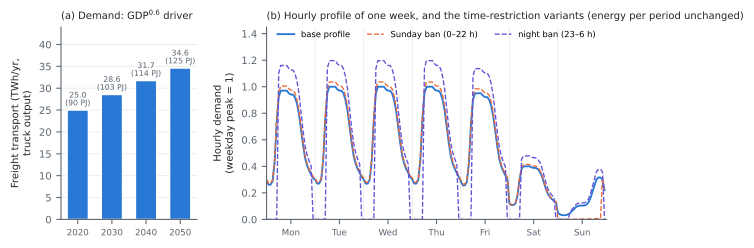

Reproduce this figure in Python.
"""Freight demand of the model (methodology figure): (a) the demand per period from the macroeconomic driver (90 PJ of
truck output in 2020, GDP with an elasticity of 0.6) and (b) the hourly profile of one week, with the two
time-restriction variants of the sensitivity analysis (Sunday ban, night ban). Read from the freight database.
Run from the package folder: python figures_document/Figure_freight_demand.py
"""
import os
import sys

import matplotlib.pyplot as plt
import pandas as pd

sys.path.insert(0, os.getcwd())
DB = os.path.join('input_databases', 'freight_nl', 'demand.xlsx')
INK, MUTED, GRID = '#1f2328', '#59636e', '#e6e8eb'
COL = {'freight_road': '#2a78d6', 'freight_sunday_ban': '#eb6834', 'freight_night_ban': '#6250d6'}
LAB = {'freight_road': 'base profile', 'freight_sunday_ban': 'Sunday ban (0–22 h)', 'freight_night_ban':
       'night ban (23–6 h)'}
plt.rcParams.update({'font.family': 'DejaVu Sans', 'font.size': 7.5, 'axes.spines.top': False,
                     'axes.spines.right': False, 'axes.edgecolor': MUTED, 'xtick.color': MUTED, 'ytick.color': MUTED,
                     'axes.labelcolor': INK})

dem = pd.read_excel(DB, 'demands').set_index('Demand').loc['freight_road']
drv = pd.read_excel(DB, 'drivers').set_index('driver').loc[dem['Driver']]
years = [2020, 2030, 2040, 2050]
twh = {y: dem['Start_value'] * (drv[y] / drv[2020]) ** dem['Exponent'] / 1e6 for y in years}
prof = pd.read_excel(DB, 'freight_profiles').set_index('time')

fig, (a1, a2) = plt.subplots(1, 2, figsize=(6.5, 2.6), gridspec_kw={'width_ratios': [0.8, 2.0]})
a1.bar(range(len(years)), [twh[y] for y in years], 0.62, color='#2a78d6', edgecolor='white')
for i, y in enumerate(years):
    a1.text(i, twh[y] + 0.6, f'{twh[y]:.1f}\n({twh[y] * 3.6:.0f} PJ)', ha='center', va='bottom', fontsize=5.8,
            color=MUTED, linespacing=1.1)
a1.set_xticks(range(len(years)), [str(y) for y in years], fontsize=6.5)
a1.set_ylim(0, 44)
a1.set_ylabel('Freight transport (TWh/yr,\ntruck output)')
a1.set_title(f'(a) Demand: GDP$^{{{dem["Exponent"]:g}}}$ driver', fontsize=7.5, loc='left', color=INK)
a1.grid(axis='y', color=GRID, lw=0.6)
a1.set_axisbelow(True)

week = prof.loc['2019-10-07':'2019-10-13 23:00']                  # an ordinary week (Monday to Sunday)
peak = week['freight_road'].max()
for c in ('freight_road', 'freight_sunday_ban', 'freight_night_ban'):
    a2.plot(range(len(week)), week[c] / peak, color=COL[c], lw=1.4 if c == 'freight_road' else 1.0,
            ls='-' if c == 'freight_road' else '--', label=LAB[c])
a2.set_xticks([12 + 24 * d for d in range(7)], ['Mon', 'Tue', 'Wed', 'Thu', 'Fri', 'Sat', 'Sun'], fontsize=6.5)
for d in range(1, 7):
    a2.axvline(24 * d, color=GRID, lw=0.6, zorder=0)
a2.set_xlim(0, len(week))
a2.set_ylim(0, 1.45)
a2.set_ylabel('Hourly demand\n(weekday peak = 1)')
a2.set_title('(b) Hourly profile of one week, and the time-restriction variants (energy per period unchanged)',
             fontsize=7.5, loc='left', color=INK)
a2.legend(frameon=False, fontsize=6.3, ncol=3, loc='upper center', bbox_to_anchor=(0.5, 1.02))
fig.tight_layout(w_pad=1.5)
for ext in ('png', 'svg'):
    fig.savefig(f'figures_document/Figure_freight_demand.{ext}', dpi=300, bbox_inches='tight', facecolor='white')
print('saved figures_document/Figure_freight_demand.png')
